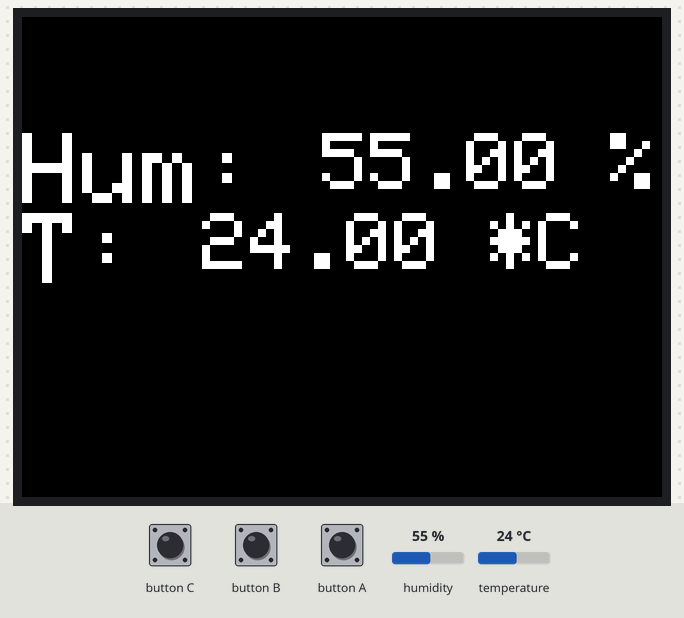
The sketch below on a simulated ESP32. Parts: 320×240 colour display. Inputs (shaded band) come from the test bench; at power-on: humidity 55 %, temperature 24 °C.

Above: at 1.3 s.
1.4 s: humidity set to 22 %
At 3.6 s:
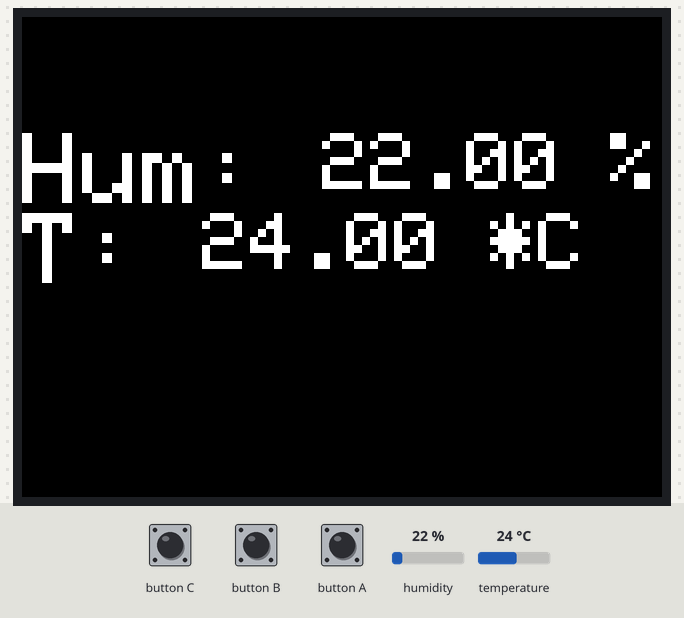
7.6 s: temperature set to 12 °C
At 9.9 s:
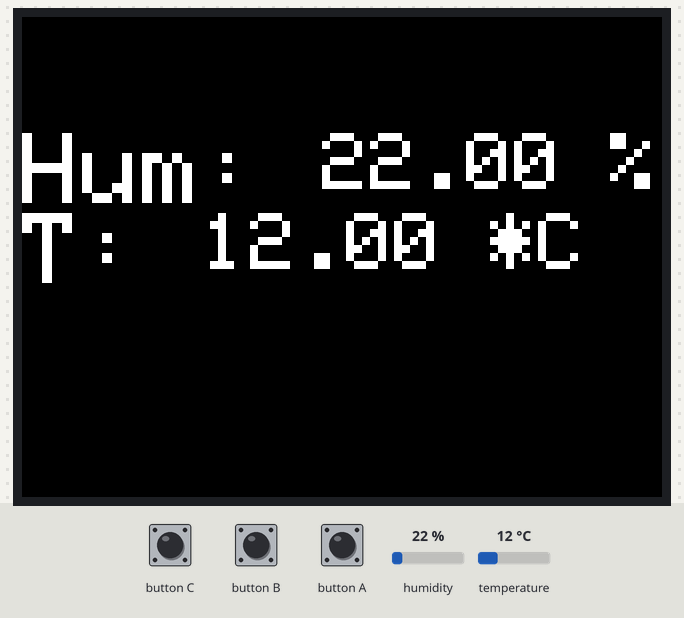
10.2 s: humidity set to 40 %
At 11.5 s:
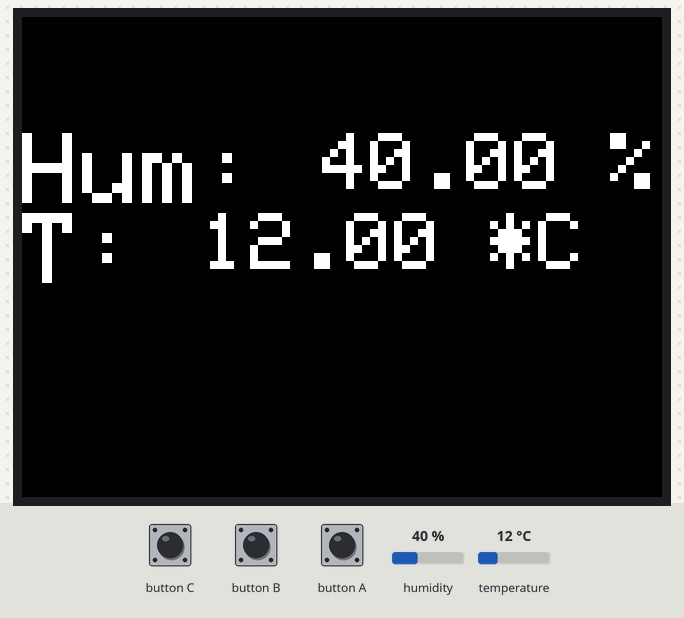
12.4 s: temperature set to 19 °C
At 14.1 s:
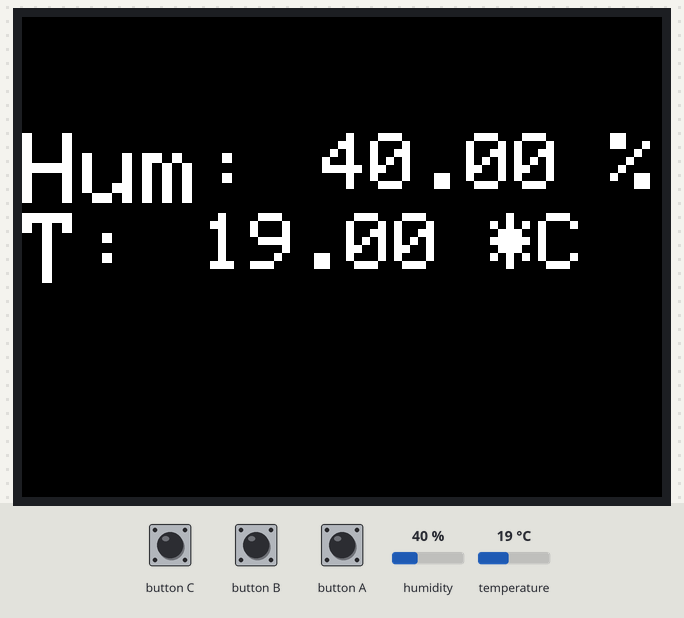
Timing chart, 0 to 15.5 s (numbered marks = the images above; inputs shaded):
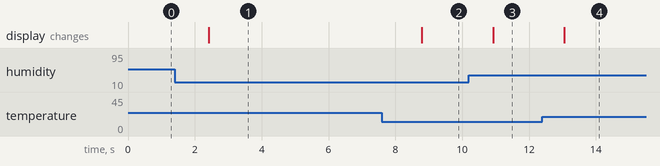

The sketch:

Termometro1.ino
```cpp
#include <M5Stack.h>//Incluimos la librería M5stack

#include "DHT.h"//Incluimos la librería DHT

#define DHTPIN 2     // Decimos en que pin va la sonda
// Elegimos el tipo de sonda, pon "//"a la que no vayas a usar
#define DHTTYPE DHT11   // DHT 11
//#define DHTTYPE DHT22   // DHT 22  (AM2302), AM2321
//#define DHTTYPE DHT21   // DHT 21 (AM2301)

//La sonda lleva tres pines Vcc, GND, Signal y (NC(no vale para nada))
DHT dht(DHTPIN, DHTTYPE);//A partir de ahora se llama dht, ya no hay que volver a llamar al pin ni al tipo de sonda

void setup() {
  m5.begin();//Inicializamos el M5stack
  M5.Lcd.setTextSize(3);//Tamaño de la letra
  m5.Lcd.println(" LECTURA DE SONDA");//Imprimimos
  M5.setWakeupButton(BUTTON_A_PIN);//Definimos los botones del M5stack
  M5.setWakeupButton(BUTTON_B_PIN);
  M5.setWakeupButton(BUTTON_C_PIN);

  dht.begin();//Inicializamos sonda
}

void loop() {
  if (M5.BtnA.wasPressed()) {//Si pulsamos el boton izquierdo se apaga
    M5.powerOFF();
  }
  M5.update();

  //if (M5.BtnB.wasPressed()) {//Si pulsamos el boton central mide T/H y lo imprime
   // M5.Lcd.fillScreen(TFT_BLACK);//pintamos la pantalla de negro
    m5.Lcd.setCursor(0, 10); //elegimos el punto de la pantalla donde aparecera el texto
    M5.Lcd.setTextSize(3);//Otra vez la talla de la letra
    ////M5.Lcd.println("Conectando...");//Le damos emoción
    M5.Lcd.println("");//Linea de relleno

    M5.Lcd.println("");
    //delay(2000);//Una lectura de T/H tardaría 250ms pero estas sondas son lentas
    //M5.Lcd.fillScreen(TFT_BLACK);//volvemos a pintar la pantalla de negro que es como borrar
    float h = dht.readHumidity();//Leemos Temp y Hum
    float t = dht.readTemperature();
    M5.Lcd.setTextSize(3);//Tamaño del texto
    if (isnan(h) || isnan(t)) {//Comprueba que haya leido
      m5.Lcd.setCursor(10,200);
    m5.Lcd.println("Fallo de lectura");//Imprime eso en caso de fallo o avería
    return;//Al poner el return impedimos que siga corriendo el programa hacia abajo.
  }
  M5.Lcd.fillScreen(TFT_BLACK);
  M5.Lcd.setTextSize(5);//Imprimimos las lecturas
  m5.Lcd.print("Hum: ");
  M5.Lcd.setTextSize(4);
  m5.Lcd.print(h);
  m5.Lcd.print(" %");
  M5.Lcd.setTextSize(5);
  m5.Lcd.print("T: ");
  M5.Lcd.setTextSize(4);
  m5.Lcd.print(t);
  m5.Lcd.print(" *C ");
  M5.update();
  delay(2000);
}
```

Measured:
- after the input at 1.4 s, the display: changes after 1.0 s (image 1)
- after the input at 7.6 s, the display: changes after 1.2 s (image 2)
- after the input at 10.2 s, the display: changes after 0.72 s (image 3)
- after the input at 12.4 s, the display: changes after 0.65 s (image 4)
